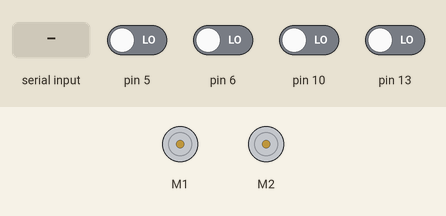
The sketch below on a simulated Arduino Uno, built with avr-gcc and run on an emulated ATmega328P. On the bench: 2 × DC motor (green arrow = forward, orange = backward, longer = faster). Inputs (shaded band) come from the test bench; at power-on: pin 5, pin 6, pin 10, pin 13 LOW.

Above: at 1.2 s.
1.3 s: "1" received over the second serial link
At 1.4 s:
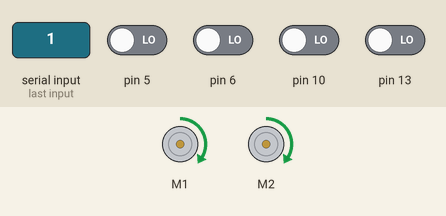
At 2.2 s:
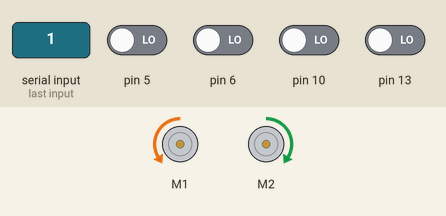
3.9 s: "2" received over the second serial link
At 4.8 s:
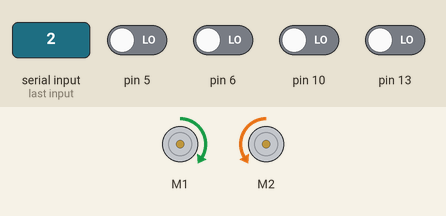
Timing chart, 0 to 6.9 s (numbered marks = the images above; inputs shaded):
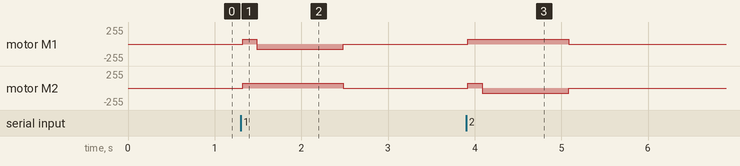

Measured:
- after the input at 1.3 s, motor M1: stopped → forward 75/255 at once, → backward 75/255 0.16 s later, → stopped 1.0 s later; motor M2: stopped → forward 75/255 at once, → stopped 1.2 s later
- after the input at 3.9 s, motor M1: stopped → forward 75/255 at once, → stopped 1.2 s later; motor M2: stopped → forward 75/255 at once, → backward 75/255 0.16 s later, → stopped 1.0 s later

The sketch:

ta_cmg_bt.ino
```cpp
/* libs */
#include <AFMotor.h>
#include <Wire.h>
#include <SoftwareSerial.h>
AF_DCMotor motor1(1);
AF_DCMotor motor2(2);
SoftwareSerial Genotronex(2, 4); // RX, TX


/* init */
int BluetoothData;
int stat = 1;
bool track = false;

void setup() {
  Genotronex.begin(9600);
  Serial.begin(9600);

  pinMode(5, INPUT);
  pinMode(6, INPUT);
  pinMode(10, INPUT);
  pinMode(13, INPUT);

  motor1.setSpeed(75);
  motor2.setSpeed(75);
}

//define line follower
void kiri() {
  motor1.run(BACKWARD);
  motor2.run(FORWARD);
}
void kanan() {
  motor1.run(FORWARD);
  motor2.run(BACKWARD);
}
void maju() {
  motor1.run(FORWARD);
  motor2.run(FORWARD);
}
void berhenti() {
  motor1.run(RELEASE);
  motor2.run(RELEASE);
}

//func line follower
void keepontrack() {
  if (track == true) {
    if ((digitalRead(6)) && (digitalRead(5))) {
      berhenti();
    }
    if (!(digitalRead(6)) && (digitalRead(5))) {
      kanan();
    }
    if ((digitalRead(6)) && (!digitalRead(5))) {
      kiri();
    }
    if (!(digitalRead(6)) && (!digitalRead(5))) {
      maju();
    }
  }
  else {
    berhenti();
  }
}

//define belok
void belokkiri() {
  maju();
  delay(150);
  motor1.run(BACKWARD);
  motor2.run(FORWARD);
  delay(1000);
  berhenti();
  delay(200);
}
void belokkanan() {
  maju();
  delay(150);
  motor1.run(FORWARD);
  motor2.run(BACKWARD);
  delay(1000);
  berhenti();
  delay(200);
}

void loop() {
  if (Genotronex.available()) {
    BluetoothData = Genotronex.read();
    if (BluetoothData == '1') {
      track = true;
      Genotronex.println("Data Kiri Diterima");
      while (track == true) {
        keepontrack();
        if (!(digitalRead(13))) {
          track = false;
          Genotronex.println("Belok Kiri");
          belokkiri();
        }
        else berhenti();
      }
    }

    if (BluetoothData == '2') {
      keepontrack();
      track = true;
      Genotronex.println("Data Kanan Diterima");
      while (track == true) {
        keepontrack();
        if (!(digitalRead(10))) {
          track = false;
          Genotronex.println("Belok Kanan");
          belokkanan();
        }
        else berhenti();
      }
    }
  }

  else {
    berhenti();
  }
}
```
